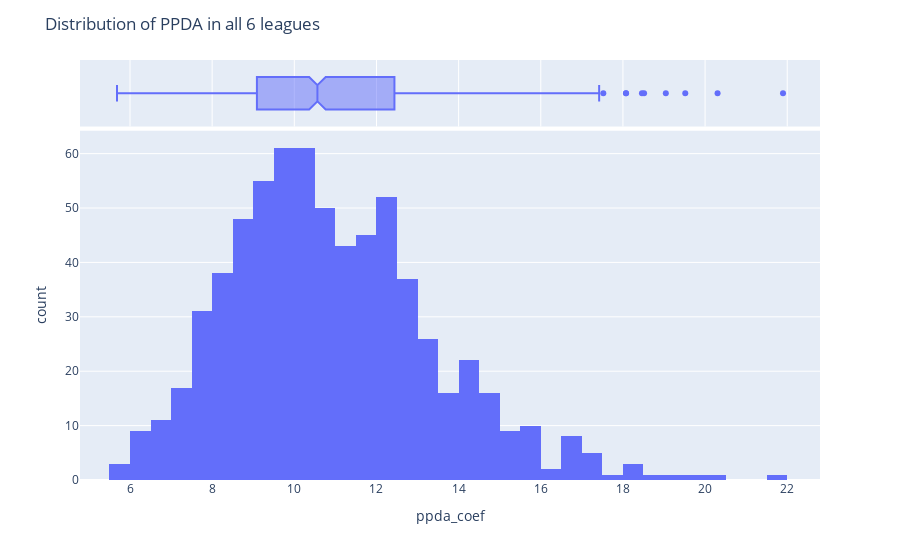

The cell this chart's notebook holds for it:
### Markdown cell above
ppda_coef stands for Passes per Defensive Action. It shows how many passes team allows the opponent before commiting defensive action (such as a tackling, interception or fouling). That means if you have low PPDA your team is pressing intensively, but this is not showing how good is your pressing. In this dataset ppda_coef shows you "power of pressure", but there is also oppda_coef which shows "power of opponents pressure".

### Code cell
fig = px.histogram(df_understat, 'ppda_coef', marginal="box")
fig.update_layout(title_text="Distribution of PPDA in all 6 leagues")
fig.show()

### Figure 1 — Plotly figure (JSON) as saved in the notebook; plotly's stock layout.template omitted (floating-point values rounded to 4 significant figures; data arrays with more than 128 entries replaced by an {"elided": "..."} marker saying what was removed)
{"data": [{"alignmentgroup": "True", "bingroup": "x", "hovertemplate": "ppda_coef=%{x}<br>count=%{y}<extra></extra>", "legendgroup": "", "marker": {"color": "#636efa", "pattern": {"shape": ""}}, "name": "", "offsetgroup": "", "orientation": "v", "showlegend": false, "type": "histogram", "x": {"elided": "684 float values"}, "xaxis": "x", "yaxis": "y"}, {"alignmentgroup": "True", "hovertemplate": "ppda_coef=%{x}<extra></extra>", "legendgroup": "", "marker": {"color": "#636efa"}, "name": "", "notched": true, "offsetgroup": "", "showlegend": false, "type": "box", "x": {"elided": "684 float values"}, "xaxis": "x2", "yaxis": "y2"}], "layout": {"barmode": "relative", "legend": {"tracegroupgap": 0}, "margin": {"t": 60}, "title": {"text": "Distribution of PPDA in all 6 leagues"}, "xaxis": {"anchor": "y", "domain": [0, 1], "title": {"text": "ppda_coef"}}, "xaxis2": {"anchor": "y2", "domain": [0, 1], "matches": "x", "showgrid": true, "showticklabels": false}, "yaxis": {"anchor": "x", "domain": [0, 0.8316], "title": {"text": "count"}}, "yaxis2": {"anchor": "x2", "domain": [0.8416, 1], "matches": "y2", "showgrid": false, "showline": false, "showticklabels": false, "ticks": ""}}}
